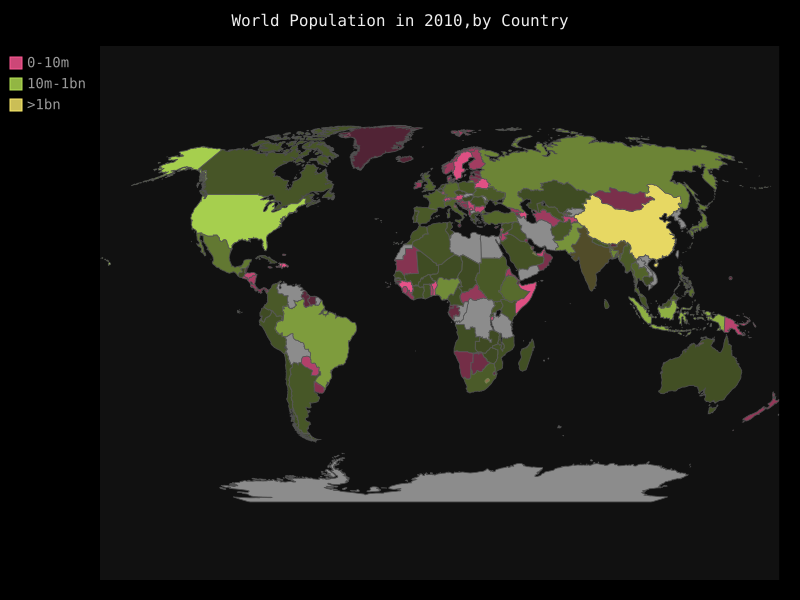

Python code for this plot:
## 
## world_population.py
## @ianpasm(kno30826@gmail.com)
## 2018-03-26 10:45:11
## 
 
#!/usr/bin/env python3
# coding=utf-8

import json
import pygal
from country_codes import get_country_code

#load data into a list
filename = 'population_data.json'
with open(filename) as f:
    pop_data = json.load(f)

# create a dict which includes population
cc_populations = {}
#print all country population on 2010
for pop_dict in pop_data:
    if pop_dict['Year'] == '2010':
        country_name = pop_dict['Country Name']
        population = int(float(pop_dict['Value']))
        code = get_country_code(country_name)
        if code:
            cc_populations[code] = population

# grouping country into three part accroding population
cc_pops_1,cc_pops_2,cc_pops_3 = {}, {}, {}
for cc, pop in cc_populations.items():
    if pop < 10000000:
        cc_pops_1[cc] = pop
    elif pop < 1000000000:
        cc_pops_2[cc] = pop
    else:
        cc_pops_3[cc] = pop

print(len(cc_pops_1),len(cc_pops_2),len(cc_pops_3))



wm = pygal.Worldmap()
wm.title = 'World Population in 2010,by Country'
#wm.add('2010',cc_populations)
wm.add('0-10m', cc_pops_1)
wm.add('10m-1bn', cc_pops_2)
wm.add('>1bn', cc_pops_3)

wm.render_to_file('world_population.svg')
